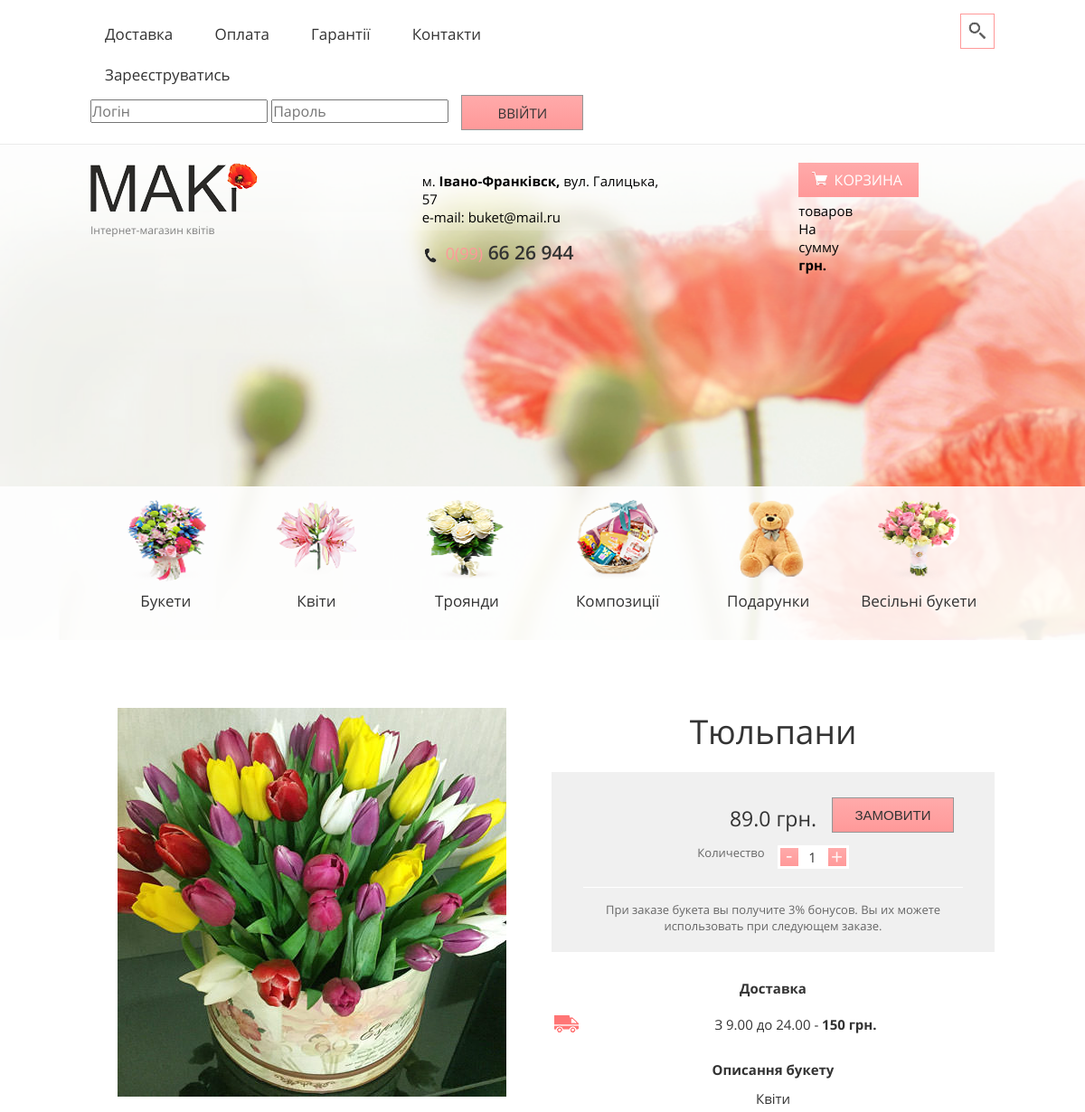
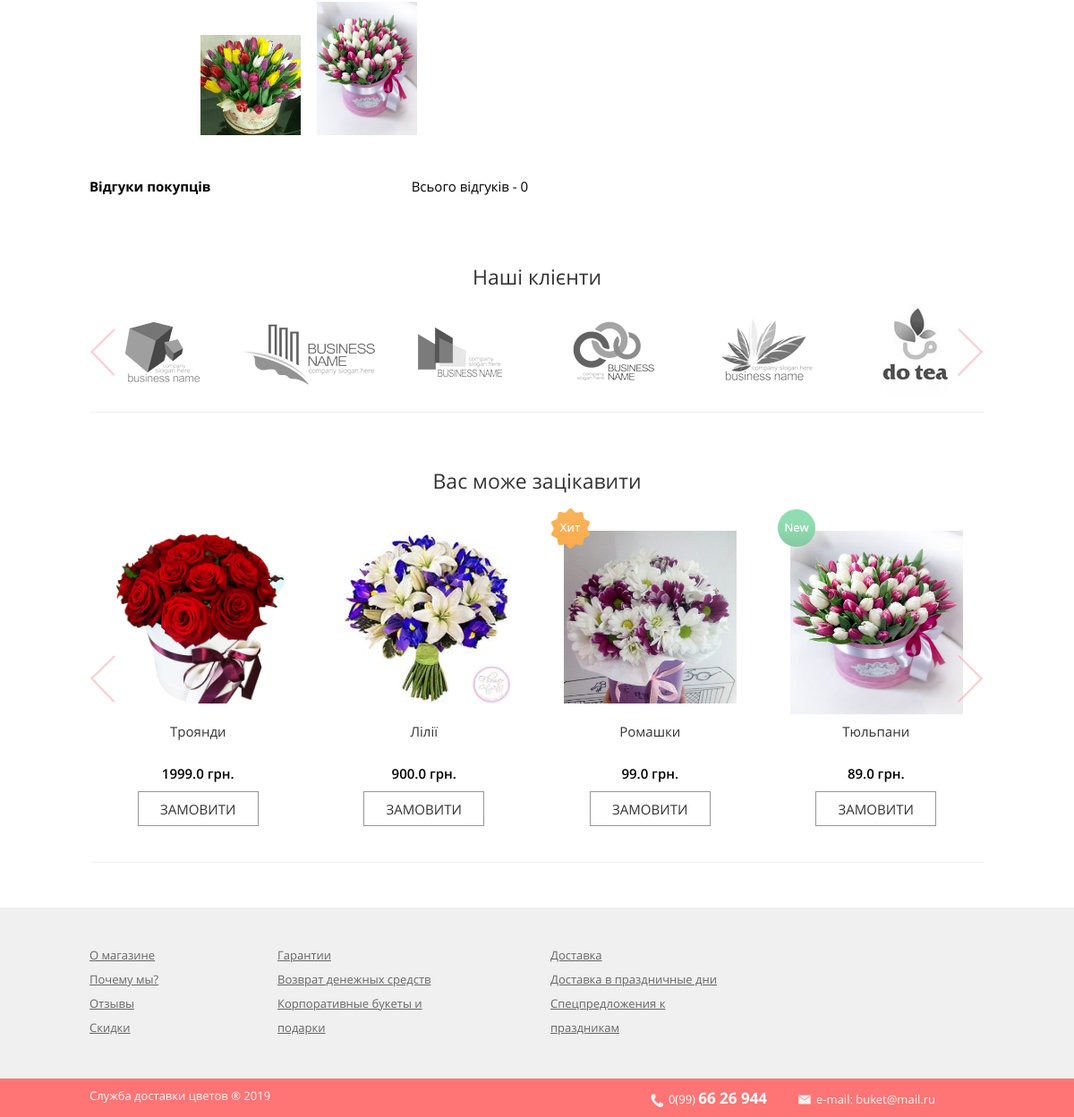
The page /5 on the database its author committed (2 pictures, top to bottom).
### My_Projects/shop/models.py (models this page shows, shortened)
class Good(models.Model):
    name = models.CharField(max_length=120, null=False, blank=False, help_text='назва товару')
    price = models.FloatField(blank=False, null=False, default=0, help_text='ціна товару')
    quantity = models.IntegerField(default=0, help_text="кількість доступних одиниць")
    description = models.CharField(max_length=500, help_text='описання товару')
    category = models.CharField(max_length=1, choices=(('b', 'bouket'), ('g', 'gift'), ('c', 'composition')),
                                default='b')
    good_item = models.CharField(max_length=11,
                                 choices=(('item_hit', 'item_hit'),
                                          ('item_action', 'item_action'),
                                          ('item_new', 'item_new'),
                                          ('', '')),
                                 default='', blank=True)
    img_content = models.ImageField(upload_to='static/content/', help_text='картинка для переліку', default='')
    img1 = models.ImageField(upload_to='static/img/', help_text='перша картинка для відображення')
    img2 = models.ImageField(upload_to='static/img/',
                             help_text='ще одна картинка для відображення', blank=True, null=True)
    img3 = models.ImageField(upload_to='static/img/',
                             help_text='картинка для відображення', blank=True, null=True)
    def __str__(self):
        return self.name + " " + "(" + self.description + ")" + " за ціною " + str(self.price) + " грн"

### My_Projects/shop/views.py (the view, shortened to what this page needs)
# urls.py: path('<int:pk>', views.details, name="detail"),
def details(request, pk):
    print(pk)
    quantity = 0
    total = 0
    context = {'good': Good.objects.get(id=pk),
               'top_reviews': Reviews.objects.filter(good_id=pk)[:5],
               'count_reviews': Reviews.objects.filter(good_id=pk),
               'top_goods': Good.objects.all()}
    print(context['top_goods'])
    try:
        context['reviews'] = Reviews.objects.get(good_id=pk)
    except:
        pass
    return render(request, "shop/detail.html", context)

### My_Projects/templates/shop/detail.html (shortened to what this page needs)
{% extends 'shop/base.html' %}
{% load static %}
{% block content %}
    <div class="about">
        <div class="wrapper clearfix">
            <div class="col_pull">
                <div class="col_x2">
                    <div class="about__gallery">
                        <div class="gallery__img">
                        </div>
                        <div class="img__sm_wrap">
                            <div class="gallery__img_sm">
                                <a href="{{ good.img1 }}" data-marker="1" data-alt="">
                                    <img src="{{ good.img1 }}" alt="bouquets details">
                                </a>
                            </div>
                            <div class="gallery__img_sm">
                                <a href="{{ good.img2 }}" data-marker="2" data-alt="">
                                    <img src="{{ good.img2 }}" alt="bouquets details">
                                </a>
                            </div>
                        </div>
                    </div>
                    <div class="comments_md">
                        <div class="comments__top clearfix">
                            <span class="comments__title">Відгуки покупців</span>
                            <span class="comments__quantity">Всього відгуків - {{ count_reviews.all.count}}</span>
                        </div>
                    </div>
                </div>
                <div class="col_x2">
                    <div class="order">
                        <p class="order__title">{{ good.name }}</p>
                        <div class="order__container">
                            <div class="order__main clearfix">
                                <form method="post" action="{% url 'shop:add_to_basket' good.id %}">
                                    <div class="order__price-container">
                                        <p class="order__price">{{ good.price }} грн.</p>
                                        <div class="order__quantity">
                                            <p class="order__quantity-text">Количество</p>
                                             <div class="order__quantity-container"><a href="#"
                                                                                  class="order__quantity-button order__minus">-</a>
                                            <input type="text" value="1" name="q"
                                                   maxlength="4" class="order__count"><a href="#"
                                                                                         class="order__quantity-button order__plus">+</a>
                                        </div>
                                        </div>
                                    </div>
                                    <div class="order__button-container">
                                        <button type="submit" class="btn_form order__quantity-button">Замовити</button>
                                    </div>
                                </form>
                            </div>
                            <div class="order__footer">При заказе букета вы получите 3% бонусов. Вы их
                                можете использовать при следующем заказе.
                            </div>
                        </div>
                    </div>
                    <div class="delivery">
                        <p class="delivery__title">Доставка</p>
                        <p class="delivery__item delivery__standart">З 9.00 до 24.00 - <span>150 грн.</span></p>
                    </div>
                    <div class="description">
                        <p class="description__title">Описання букету</p>
                        <p class="description__text">{{ good.description}}</p>
                    </div>
                </div>
            </div>
            <div class="clearfix"></div>
            <div class="partners__carousel">
                <div class="section__title carousel__title">Наші клієнти</div>
                <ul class="clearfix" id="partners">
                    <li>
                        <a href="#">
                            <img src="{% static 'home/img/../../shop/static/home/img/partners_logo1.png' %}" alt="">
                        </a>
                    </li>
                    <li>
                        <a href="#">
                            <img src="{% static 'home/img/../../shop/static/home/img/partners_logo2.png' %}" alt="">
                        </a>
                    </li>
                    <li>
                        <a href="#">
                            <img src="{% static 'home/img/../../shop/static/home/img/partners_logo3.png' %}" alt="">
                        </a>
                    </li>
                    <li>
                        <a href="#">
                            <img src="{% static 'home/img/../../shop/static/home/img/partners_logo4.png' %}" alt="">
                        </a>
                    </li>
                    <li>
                        <a href="#">
                            <img src="{% static 'home/img/../../shop/static/home/img/partners_logo5.png' %}" alt="">
                        </a>
                    </li>
                    <li>
                        <a href="#">
                            <img src="{% static 'home/img/../../shop/static/home/img/partners_logo6.jpg' %}" alt="">
                        </a>
                    </li>
                </ul>
            </div>
            <div class="product__carousel">
                <div class="section__title carousel__title">Вас може зацікавити</div>
                <ul class="clearfix" id="gallery">
                    {% for goods in top_goods %}
                        <li>
                            <div class="goods__item {{ goods.good_item }}">
                                <a href="{% url 'shop:detail' goods.id %}">
                                    <div class="goods__img">
                                        <img src="{{ goods.img_content.url }}" alt="gift">
                                    </div>
                                </a>
                                <a class="goods__name" href="{% url 'shop:detail' goods.id %}">{{ goods.name }}</a>
                                <p class="goods__price">{{ goods.price }} грн.</p>
                                <a href="{% url 'shop:add_to_basket' good.id %}?q=1" class="goods__btn">Замовити</a>
                            </div>
                        </li>
                    {% endfor %}
                </ul>
            </div>
{% endblock %}

### My_Projects/shop/static/home/css/styles.css (style rules this page uses)
main img { max-width: 100%; }

### rows shown on the page
Good: img1 (picture), img2 (picture), name "Тюльпани", price "89.0", description "Квіти", img_content (picture)
Good: img_content (picture), name "Троянди", price "1999.0"
Good: img_content (picture), name "Лілії", price "900.0"
Good: img_content (picture), name "Ромашки", price "99.0"

### other values the page prints
{{ count_reviews.all.count }} "0"
